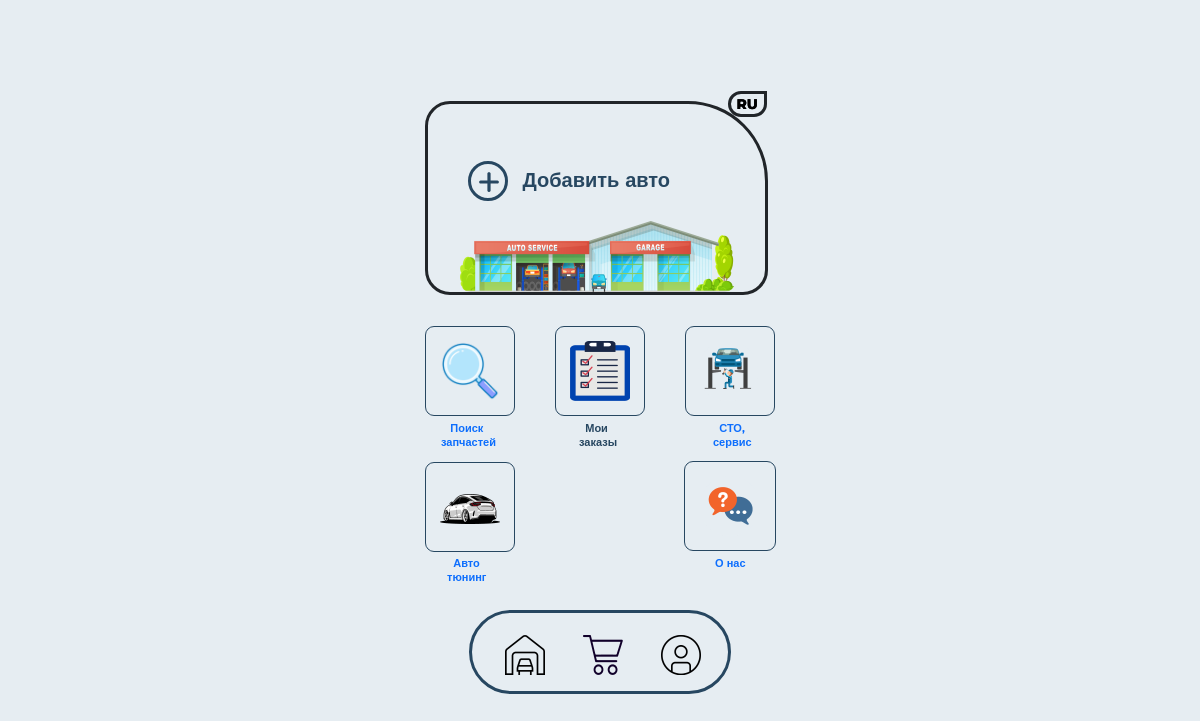
Before: /dashboard/ (signed in) with the older database file.
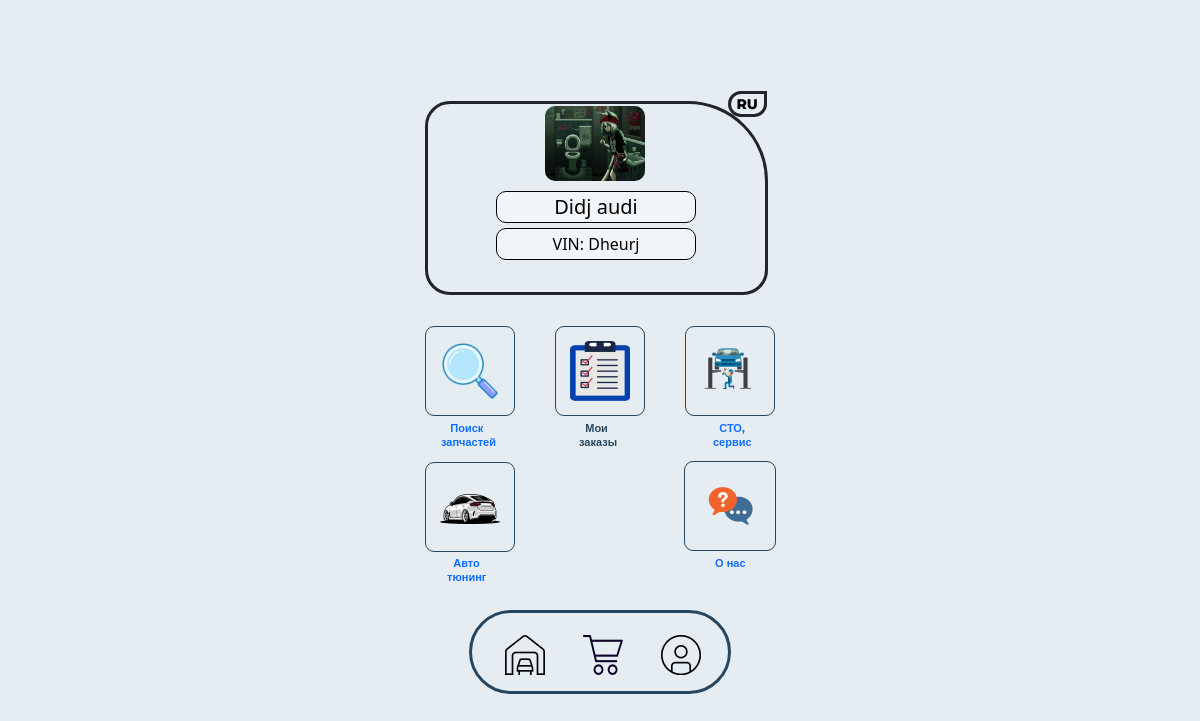
After: the same page with the newer database file.
### accounts/models.py (models this page shows, shortened)
class Car(models.Model):
    user = models.ForeignKey(settings.AUTH_USER_MODEL, on_delete=models.CASCADE, related_name='cars')
    vin = models.CharField(max_length=50, unique=True)
    model = models.CharField(max_length=100)
    brand = models.CharField(max_length=100)
    car_image = models.ImageField("Изображение", upload_to="cars/images/%Y/%m/%d/")
    class Meta:
        verbose_name = 'Машина'
        verbose_name_plural = 'Машины'

### accounts/views.py (the view)
# urls.py: path('dashboard/', views.dashboard, name='dashboard'),
@login_required(login_url="accounts:user-login")
def dashboard(request):
    cars = get_list_or_default(Car, user = request.user)
    return render(request, 'dashboard.html', {'cars': cars})

### accounts/context_processors.py (called while the page is built)
def orders(request):
    if request.user.is_authenticated:
        orders = Order.objects.filter(user = request.user)
    else:
        orders = []
    return {'orders': orders}

def all_orders(request):
    orders = Order.objects.filter()
    return {'orders': orders}

### accounts/views.py (called while the page is built)
def get_list_or_default(klass, *args, **kwargs):
    try:
        return get_list_or_404(klass, *args, **kwargs)
    except Http404:
        return []

### templates/dashboard.html (shortened to what this page needs)
{%load static%}
<!DOCTYPE html>
<html>
<head>
  <link rel="stylesheet" type="text/css"
    href="{% static 'css/u1075u1083u1072u1074u1085u1086u1077-u1080u1077u1085u1102-8.css'%}" />
  <link rel="stylesheet" type="text/css" href="{% static 'css/styleguide.css'%}" />
  <link rel="stylesheet" type="text/css" href="{% static 'css/globals.css'%}" />
  <link href="https://cdn.jsdelivr.net/npm/bootstrap@5.3.3/dist/css/bootstrap.min.css" rel="stylesheet"
>
</head>
<body style="margin: 0; background: #e6edf2">
  <div class="container-center-horizontal">
    <div class="u1075u1083u1072u1074u1085u1086u1077-u1080u1077u1085u1102-8 screen">
      <div class="overlap-group-1">
        <div id="carousleCars" class="carousel slide" style="height: 205px;">
          <div class="carousel-inner " style="height: 205px; width:343px">
            <div class="rectangle-52 rectangle"></div>
            <div class="rectangle-53 rectangle"></div>
            <div class="ru">RU</div>
            {% for car in cars %}
            <div class="carousel-item {% if forloop.first %}active{% endif %}">
              <div><img src="{{ car.car_image.url }}" alt="{{ car.brand }}" /></div>
              <div class="caption">
                <h5>{{ car.brand }} {{ car.model }}</h5>
                <p>VIN: {{ car.vin }}</p>
              </div>
            </div>
            {% empty %}
            <div class="ru">RU</div>
            <div class="carousel-item active">
              <a href="{% url 'accounts:add-car' %}">
                <div class="ellipse-1">
                  <img class="vector" src="{% static 'img/vector-325.svg'%}" alt="Vector" />
                </div>
                <div class="text-11 text"> Добавить авто</div>
                <img class="clip-path-group" src="{% static 'img/clip-path-group-18@2x.png'%}" alt="Clip path group" />
              </a>
            </div>
            {% endfor %}
          </div>
          <button class="carousel-control-prev" type="button" data-bs-target="#carousleCars" data-bs-slide="prev">
          </button>
          <button class="carousel-control-next" type="button" data-bs-target="#carousleCars" data-bs-slide="next">
          </button>
        </div>
      </div>
      <div class="flex-row">
        <div class="flex-row-1">
          <div class="flex-col montserrat-bold-rhino-11px">
            <a href="{% url 'accounts:add-order' %}">
              <div class="overlap-group">
                <img class="analysis_analytics_m"
                  src="{% static 'img/analysis-analytics-magnifier-search-locate-magnifyng-glass-icon-.png'%}"
                  alt="analysis_analytics_magnifier_search_locate_magnifyng_glass_icon_153884 1" />
              </div>
              <div class="text-12 text">&nbsp;&nbsp; Поиск <br />запчастей</div>
            </a>
            <a href="{% url 'accounts:tuning' %}">
              <div class="overlap-group3"><img class="group-7" src="{% static 'img/group-7-1@2x.png'%}" alt="Group 7" />
              </div>
              <div class="text-15 text">&nbsp;&nbsp;Авто<br />тюнинг</div>
          </div>
          <a href="{% url 'accounts:list-orders' %}">
            <div class="flex-col-1 flex-col-3">
              <div class="overlap-group"><img class="group" src="{% static 'img/group-6-1@2x.png'%}" alt="Group 6" />
              </div>
              <div class="text-13 text montserrat-bold-rhino-11px">&nbsp;&nbsp;Мои <br />заказы</div>
            </div>
          </a>
        </div>
        <div class="flex-col-2 flex-col-3 montserrat-bold-rhino-11px">
          <a href="{% url 'accounts:service' %}">
            <div class="overlap-group6"><img class="group" src="{% static 'img/group-8-1@2x.png'%}" alt="Group 8" />
            </div>
            <div class="text-14 text">&nbsp;&nbsp;СТО,<br />сервис</div>
          </a>
          <a href="{% url 'accounts:about' %}">
            <div class="overlap-group5"><img class="group" src="{% static 'img/group-9-1@2x.png'%}" alt="Group 9" />
            </div>
            <div class="text-16 text">О нас</div>
          </a>
        </div>
      </div>
      <div class="overlap-group1">
        <img class="clip-path-group-1 clip-path-group-3" src="{% static 'img/clip-path-group-19@2x.png'%}"
          alt="Clip path group" />
        <img class="group-11" src="{% static 'img/group-11-1@2x.png'%}" alt="Group 11" />
        <a href="{% url 'accounts:logout' %}">
          <img class="clip-path-group-2 clip-path-group-3" src="{% static 'img/clip-path-group-20@2x.png'%}"
            alt="Clip path group" style="z-index: 100;" />
        </a>
      </div>
    </div>
  </div>
</body>
</html>

### static/css/styleguide.css (style rules this page uses)
:root { --aqua-squeeze: #e6edf2; --black: #000000; --rhino: #274761; --font-size-l: 15px; --font-size-m: 14px; --font-size-s: 11px; --font-size-xl: 19px; --font-size-xxl: 20px; --font-family-montserrat: "Montserrat", Helvetica; }
.montserrat-bold-rhino-11px { color: var(--rhino); font-family: var(--font-family-montserrat); font-size: var(--font-size-s); font-style: normal; font-weight: 700; }

### static/css/globals.css (style rules this page uses)
.screen a { display: contents; text-decoration: none; }
.container-center-horizontal { display: flex; flex-direction: column; justify-content: center; align-items: center; height: 100vh; width: 100%; }
.container-center-horizontal > * { flex-shrink: 0; pointer-events: auto; }
* { box-sizing: border-box; }

### templates/dashboard.html (style rules this page uses)
.caption h5, .caption p { color: white; background: rgba(255, 255, 255, .5); border-radius: 10px; border: #000 1px solid; width: 200px; text-align: center; margin: 5px auto; padding: 3px 0; color: #000 }
.caption { top: 20px; position: relative; }
.carousel-item img { width: 100px; height: 75px; object-fit: cover; border-radius: 10px; position: relative; left: 120px; top:15px; }
.carousel-inner { overflow: hidden; }

Changed rows visible on the page:
added Car: car_image (picture), brand "Didj", model "audi", vin "Dheurj"
Other visible differences:
text no longer shown: "RU Добавить авто"
